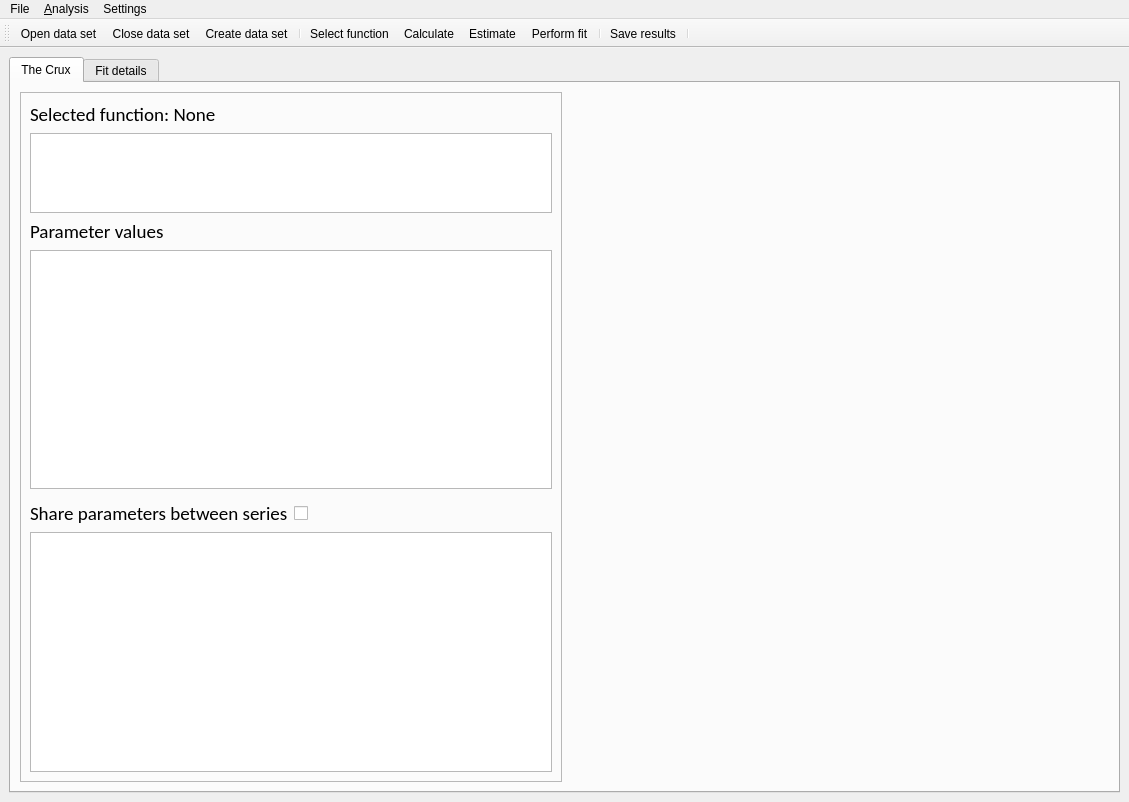
<?xml version="1.0" encoding="UTF-8"?>
<ui version="4.0">
 <class>MainWindow</class>
 <widget class="QMainWindow" name="MainWindow">
  <property name="geometry">
   <rect>
    <x>0</x>
    <y>0</y>
    <width>1129</width>
    <height>802</height>
   </rect>
  </property>
  <property name="windowTitle">
   <string>The Crux of the Biscuit</string>
  </property>
  <property name="iconSize">
   <size>
    <width>24</width>
    <height>24</height>
   </size>
  </property>
  <property name="toolButtonStyle">
   <enum>Qt::ToolButtonTextUnderIcon</enum>
  </property>
  <property name=".\Resources" stdset="0">
   <string/>
  </property>
  <widget class="QWidget" name="centralwidget">
   <property name="sizePolicy">
    <sizepolicy hsizetype="Expanding" vsizetype="Expanding">
     <horstretch>0</horstretch>
     <verstretch>0</verstretch>
    </sizepolicy>
   </property>
   <layout class="QHBoxLayout" name="horizontalLayout_2">
    <item>
     <widget class="QTabWidget" name="tabWidget">
      <property name="sizePolicy">
       <sizepolicy hsizetype="Preferred" vsizetype="Preferred">
        <horstretch>0</horstretch>
        <verstretch>0</verstretch>
       </sizepolicy>
      </property>
      <property name="tabPosition">
       <enum>QTabWidget::North</enum>
      </property>
      <property name="tabShape">
       <enum>QTabWidget::Rounded</enum>
      </property>
      <property name="currentIndex">
       <number>0</number>
      </property>
      <property name="iconSize">
       <size>
        <width>16</width>
        <height>16</height>
       </size>
      </property>
      <property name="elideMode">
       <enum>Qt::ElideNone</enum>
      </property>
      <property name="documentMode">
       <bool>false</bool>
      </property>
      <property name="tabsClosable">
       <bool>false</bool>
      </property>
      <property name="tabBarAutoHide">
       <bool>false</bool>
      </property>
      <widget class="QWidget" name="tabPlots">
       <attribute name="title">
        <string>The Crux</string>
       </attribute>
       <layout class="QHBoxLayout" name="horizontalLayout" stretch="0,0">
        <item>
         <widget class="QFrame" name="params_window">
          <property name="sizePolicy">
           <sizepolicy hsizetype="Preferred" vsizetype="Preferred">
            <horstretch>1</horstretch>
            <verstretch>0</verstretch>
           </sizepolicy>
          </property>
          <property name="minimumSize">
           <size>
            <width>500</width>
            <height>0</height>
           </size>
          </property>
          <property name="frameShape">
           <enum>QFrame::StyledPanel</enum>
          </property>
          <property name="frameShadow">
           <enum>QFrame::Raised</enum>
          </property>
          <layout class="QVBoxLayout" name="verticalLayout" stretch="0,1,0,3,0,0,3">
           <item>
            <widget class="QLabel" name="lbl_fn_name">
             <property name="sizePolicy">
              <sizepolicy hsizetype="Preferred" vsizetype="Fixed">
               <horstretch>0</horstretch>
               <verstretch>0</verstretch>
              </sizepolicy>
             </property>
             <property name="font">
              <font>
               <family>Calibri</family>
               <pointsize>14</pointsize>
              </font>
             </property>
             <property name="text">
              <string>Selected function: None</string>
             </property>
            </widget>
           </item>
           <item>
            <widget class="QTextEdit" name="txt_description">
             <property name="sizePolicy">
              <sizepolicy hsizetype="Expanding" vsizetype="Preferred">
               <horstretch>0</horstretch>
               <verstretch>1</verstretch>
              </sizepolicy>
             </property>
             <property name="font">
              <font>
               <family>Calibri</family>
               <pointsize>12</pointsize>
              </font>
             </property>
             <property name="sizeAdjustPolicy">
              <enum>QAbstractScrollArea::AdjustToContentsOnFirstShow</enum>
             </property>
             <property name="readOnly">
              <bool>true</bool>
             </property>
            </widget>
           </item>
           <item>
            <widget class="QLabel" name="label_2">
             <property name="sizePolicy">
              <sizepolicy hsizetype="Preferred" vsizetype="Fixed">
               <horstretch>0</horstretch>
               <verstretch>0</verstretch>
              </sizepolicy>
             </property>
             <property name="font">
              <font>
               <family>Calibri</family>
               <pointsize>14</pointsize>
              </font>
             </property>
             <property name="text">
              <string>Parameter values</string>
             </property>
            </widget>
           </item>
           <item>
            <widget class="QTableWidget" name="tbl_param_values">
             <property name="sizePolicy">
              <sizepolicy hsizetype="Expanding" vsizetype="Preferred">
               <horstretch>0</horstretch>
               <verstretch>3</verstretch>
              </sizepolicy>
             </property>
            </widget>
           </item>
           <item>
            <layout class="QHBoxLayout" name="horizontalLayout_3">
             <item>
              <widget class="QDialogButtonBox" name="bbox_fit">
               <property name="standardButtons">
                <set>QDialogButtonBox::NoButton</set>
               </property>
              </widget>
             </item>
            </layout>
           </item>
           <item>
            <layout class="QHBoxLayout" name="horizontalLayout_4">
             <item>
              <widget class="QLabel" name="label">
               <property name="font">
                <font>
                 <family>Calibri</family>
                 <pointsize>14</pointsize>
                </font>
               </property>
               <property name="text">
                <string>Share parameters between series</string>
               </property>
              </widget>
             </item>
             <item>
              <widget class="QCheckBox" name="chk_global">
               <property name="sizePolicy">
                <sizepolicy hsizetype="Maximum" vsizetype="Fixed">
                 <horstretch>0</horstretch>
                 <verstretch>0</verstretch>
                </sizepolicy>
               </property>
               <property name="font">
                <font>
                 <family>Calibri</family>
                 <pointsize>14</pointsize>
                </font>
               </property>
               <property name="text">
                <string/>
               </property>
              </widget>
             </item>
             <item>
              <spacer name="horizontalSpacer">
               <property name="orientation">
                <enum>Qt::Horizontal</enum>
               </property>
               <property name="sizeHint" stdset="0">
                <size>
                 <width>40</width>
                 <height>20</height>
                </size>
               </property>
              </spacer>
             </item>
            </layout>
           </item>
           <item>
            <widget class="QTableWidget" name="tbl_series_links">
             <property name="sizePolicy">
              <sizepolicy hsizetype="Expanding" vsizetype="Preferred">
               <horstretch>0</horstretch>
               <verstretch>3</verstretch>
              </sizepolicy>
             </property>
            </widget>
           </item>
          </layout>
         </widget>
        </item>
        <item>
         <widget class="QWidget" name="mpl_window" native="true">
          <property name="sizePolicy">
           <sizepolicy hsizetype="Expanding" vsizetype="Preferred">
            <horstretch>1</horstretch>
            <verstretch>0</verstretch>
           </sizepolicy>
          </property>
          <property name="minimumSize">
           <size>
            <width>500</width>
            <height>0</height>
           </size>
          </property>
          <layout class="QVBoxLayout" name="mpl_layout"/>
         </widget>
        </item>
       </layout>
      </widget>
      <widget class="QWidget" name="tab_2">
       <attribute name="title">
        <string>Fit details</string>
       </attribute>
       <layout class="QHBoxLayout" name="horizontalLayout_5">
        <item>
         <layout class="QVBoxLayout" name="verticalLayout_2" stretch="0,1,0,5">
          <item>
           <widget class="QLabel" name="label_5">
            <property name="font">
             <font>
              <family>Calibri</family>
              <pointsize>14</pointsize>
             </font>
            </property>
            <property name="text">
             <string>Information</string>
            </property>
           </widget>
          </item>
          <item>
           <widget class="QTextEdit" name="txt_info">
            <property name="frameShadow">
             <enum>QFrame::Sunken</enum>
            </property>
            <property name="sizeAdjustPolicy">
             <enum>QAbstractScrollArea::AdjustToContentsOnFirstShow</enum>
            </property>
            <property name="textInteractionFlags">
             <set>Qt::TextSelectableByMouse</set>
            </property>
           </widget>
          </item>
          <item>
           <widget class="QLabel" name="label_3">
            <property name="font">
             <font>
              <family>Calibri</family>
              <pointsize>14</pointsize>
             </font>
            </property>
            <property name="text">
             <string>Best fit parameters</string>
            </property>
           </widget>
          </item>
          <item>
           <widget class="QTableWidget" name="tbl_fitted_params"/>
          </item>
         </layout>
        </item>
        <item>
         <layout class="QVBoxLayout" name="verticalLayout_4" stretch="0,0,0,2">
          <item>
           <widget class="QLabel" name="label_4">
            <property name="font">
             <font>
              <family>Calibri</family>
              <pointsize>14</pointsize>
             </font>
            </property>
            <property name="text">
             <string>Fitted data</string>
            </property>
           </widget>
          </item>
          <item>
           <widget class="QTableWidget" name="tbl_fitted_data">
            <property name="sizePolicy">
             <sizepolicy hsizetype="Expanding" vsizetype="Expanding">
              <horstretch>0</horstretch>
              <verstretch>3</verstretch>
             </sizepolicy>
            </property>
           </widget>
          </item>
          <item>
           <widget class="QLabel" name="label_6">
            <property name="font">
             <font>
              <family>Calibri</family>
              <pointsize>14</pointsize>
             </font>
            </property>
            <property name="text">
             <string>Smooth line</string>
            </property>
           </widget>
          </item>
          <item>
           <widget class="QTableWidget" name="tbl_smooth_line"/>
          </item>
         </layout>
        </item>
       </layout>
      </widget>
     </widget>
    </item>
   </layout>
  </widget>
  <widget class="QMenuBar" name="menuBar">
   <property name="geometry">
    <rect>
     <x>0</x>
     <y>0</y>
     <width>1129</width>
     <height>21</height>
    </rect>
   </property>
   <widget class="QMenu" name="menu_File">
    <property name="title">
     <string>File</string>
    </property>
    <addaction name="action_open"/>
    <addaction name="action_create"/>
    <addaction name="action_close"/>
    <addaction name="separator"/>
    <addaction name="action_save"/>
    <addaction name="separator"/>
    <addaction name="action_quit"/>
   </widget>
   <widget class="QMenu" name="menu_Analysis">
    <property name="title">
     <string>&amp;Analysis</string>
    </property>
    <addaction name="action_select_function"/>
    <addaction name="separator"/>
    <addaction name="action_estimate"/>
    <addaction name="action_apply"/>
    <addaction name="action_analyze"/>
   </widget>
   <widget class="QMenu" name="menuSettings">
    <property name="title">
     <string>Settings</string>
    </property>
   </widget>
   <addaction name="menu_File"/>
   <addaction name="menu_Analysis"/>
   <addaction name="menuSettings"/>
  </widget>
  <widget class="QToolBar" name="toolBar">
   <property name="windowTitle">
    <string>toolBar</string>
   </property>
   <property name="toolButtonStyle">
    <enum>Qt::ToolButtonTextUnderIcon</enum>
   </property>
   <attribute name="toolBarArea">
    <enum>TopToolBarArea</enum>
   </attribute>
   <attribute name="toolBarBreak">
    <bool>false</bool>
   </attribute>
   <addaction name="action_open"/>
   <addaction name="action_close"/>
   <addaction name="action_create"/>
   <addaction name="separator"/>
   <addaction name="action_select_function"/>
   <addaction name="action_apply"/>
   <addaction name="action_estimate"/>
   <addaction name="action_analyze"/>
   <addaction name="separator"/>
   <addaction name="action_save"/>
   <addaction name="separator"/>
  </widget>
  <action name="action_save">
   <property name="enabled">
    <bool>true</bool>
   </property>
   <property name="icon">
    <iconset>
     <normaloff>Images/BiscuitSave.png</normaloff>Images/BiscuitSave.png</iconset>
   </property>
   <property name="text">
    <string>Save results</string>
   </property>
  </action>
  <action name="action_quit">
   <property name="text">
    <string>Quit</string>
   </property>
   <property name="menuRole">
    <enum>QAction::QuitRole</enum>
   </property>
  </action>
  <action name="action_select_function">
   <property name="icon">
    <iconset>
     <normaloff>Images/BiscuitFunction.png</normaloff>Images/BiscuitFunction.png</iconset>
   </property>
   <property name="text">
    <string>Select function</string>
   </property>
  </action>
  <action name="action_create">
   <property name="icon">
    <iconset>
     <normaloff>Images/BiscuitNew.png</normaloff>Images/BiscuitNew.png</iconset>
   </property>
   <property name="text">
    <string>Create data set</string>
   </property>
   <property name="toolTip">
    <string>Create data set</string>
   </property>
  </action>
  <action name="action_open">
   <property name="icon">
    <iconset>
     <normaloff>Images/BiscuitOpen.png</normaloff>Images/BiscuitOpen.png</iconset>
   </property>
   <property name="text">
    <string>Open data set</string>
   </property>
   <property name="toolTip">
    <string>Open data set</string>
   </property>
  </action>
  <action name="action_analyze">
   <property name="icon">
    <iconset>
     <normaloff>Images/BiscuitFit.png</normaloff>Images/BiscuitFit.png</iconset>
   </property>
   <property name="text">
    <string>Perform fit</string>
   </property>
  </action>
  <action name="action_close">
   <property name="icon">
    <iconset>
     <normaloff>Images/BiscuitClose.png</normaloff>Images/BiscuitClose.png</iconset>
   </property>
   <property name="text">
    <string>Close data set</string>
   </property>
  </action>
  <action name="action_estimate">
   <property name="icon">
    <iconset>
     <normaloff>Images/BiscuitEstimate.png</normaloff>Images/BiscuitEstimate.png</iconset>
   </property>
   <property name="text">
    <string>Estimate</string>
   </property>
  </action>
  <action name="action_apply">
   <property name="icon">
    <iconset>
     <normaloff>Images/BiscuitCalculate.png</normaloff>Images/BiscuitCalculate.png</iconset>
   </property>
   <property name="text">
    <string>Calculate</string>
   </property>
  </action>
 </widget>
 <resources>
  <include location="blits.qrc"/>
 </resources>
 <connections/>
</ui>
